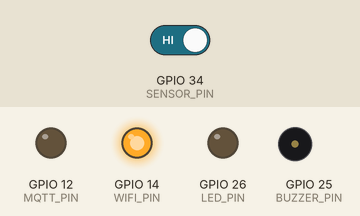
This sketch was run on a simulated ESP32. On the bench: output pins drawn as LEDs (lit = HIGH), buzzer (waves = sounding, pin HIGH). The inputs (shaded band) are chosen by the test bench; at power-on: GPIO 34 (SENSOR_PIN) HIGH. WiFi joins after 1.5 s; servers stay silent unless stated; uploads are accepted with an empty reply; what the sketch prints to the serial monitor is not drawn.

Above: at 2.7 s.
2.8 s: GPIO 34 (SENSOR_PIN) driven LOW
At 5.27 s:
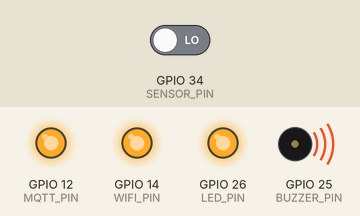
At 6.7 s:
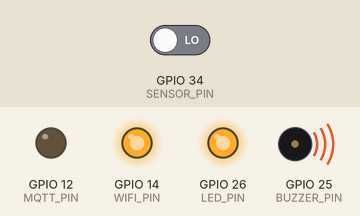
Timing chart, 0 to 11.8 s (numbered marks = the images above; inputs shaded):
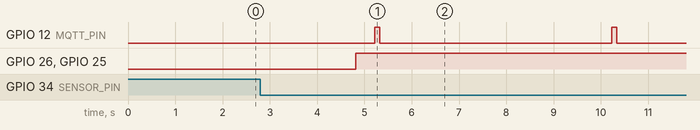

The sketch:

safeye.ino
```cpp
#include <WiFi.h>
#include <HTTPClient.h>
#include <ArduinoJson.h>

// Wi-Fi
const char* ssid = "NOVA ROMA_ALUNOS";
const char* password = "Alunos@2025";

// Supabase
const char* supabase_url = "https://zdkjudhrftylthtitdzm.supabase.co/rest/v1/telemetria_oculos";
const char* supabase_key = "eyJhbGciOiJIUzI1NiIsInR5cCI6IkpXVCJ9.eyJpc3MiOiJzdXBhYmFzZSIsInJlZiI6Inpka2p1ZGhyZnR5bHRodGl0ZHptIiwicm9sZSI6ImFub24iLCJpYXQiOjE3NTYzNTM0NTksImV4cCI6MjA3MTkyOTQ1OX0.muTwQ2-qvMIY0KvlTIe2Cfh1AYwpXK2WYKuJERjdWjg";

// Pinos
#define SENSOR_PIN 34   // OUT do sensor IR
#define BUZZER_PIN 25   // Buzzer
#define LED_PIN 26      // LED externo
#define WIFI_PIN 14     // LED wifi
#define MQTT_PIN 12     // LED broker

// Estado
unsigned long tempoFechado = 0;
bool olhoFechado = false;
bool alertaAtivo = false;
unsigned long cicloInicio = 0;
unsigned long ultimoEnvioSupabase = 0;

void setup_wifi() {
  delay(10);
  Serial.println("Conectando ao Wi-Fi...");
  WiFi.begin(ssid, password);

  while (WiFi.status() != WL_CONNECTED) {
    delay(500);
    Serial.print(".");
    digitalWrite(WIFI_PIN, LOW);
  }

  Serial.println("");
  Serial.println("Wi-Fi conectado");
  digitalWrite(WIFI_PIN, HIGH);
  Serial.println(WiFi.localIP());
}

void enviarParaSupabase(bool olhoFechado, int tempoFechado, bool alertaAtivo) {
  if (WiFi.status() == WL_CONNECTED) {
    HTTPClient http;
    http.begin(supabase_url);

    // Headers necessários para o Supabase
    http.addHeader("Content-Type", "application/json");
    http.addHeader("apikey", supabase_key);
    http.addHeader("Authorization", String("Bearer ") + supabase_key);
    http.addHeader("Prefer", "return=minimal");

    // Criar JSON usando ArduinoJson
    DynamicJsonDocument doc(512);
    doc["olhofechado"] = olhoFechado;
    doc["tempofechado"] = tempoFechado;
    doc["alertaativo"] = alertaAtivo;

    String jsonString;
    serializeJson(doc, jsonString);

    // Enviar POST
    int httpResponseCode = http.POST(jsonString);

    if (httpResponseCode > 0) {
      Serial.println("✅ Enviado para Supabase: " + jsonString);
      Serial.println("Response code: " + String(httpResponseCode));
    } else {
      Serial.println("❌ Erro ao enviar para Supabase: " + String(httpResponseCode));
    }

    http.end();
  } else {
    Serial.println("❌ WiFi desconectado!");
  }
}

void setup() {
  Serial.begin(115200);
  pinMode(SENSOR_PIN, INPUT);
  pinMode(BUZZER_PIN, OUTPUT);
  pinMode(LED_PIN, OUTPUT);
  pinMode(WIFI_PIN, OUTPUT);
  pinMode(MQTT_PIN, OUTPUT);

  digitalWrite(BUZZER_PIN, LOW);
  digitalWrite(LED_PIN, LOW);
  digitalWrite(MQTT_PIN, LOW);
  digitalWrite(MQTT_PIN, LOW);


  setup_wifi();
}

void loop() {
  int valor = digitalRead(SENSOR_PIN); // LOW = olho fechado
  unsigned long agora = millis();

  if (!alertaAtivo) {
    // 🚨 MODO SENTINELA
    if (valor == LOW) {
      if (!olhoFechado) {
        olhoFechado = true;
        tempoFechado = agora;
      } else if (agora - tempoFechado >= 2000) {
        alertaAtivo = true;
        cicloInicio = agora;
        digitalWrite(BUZZER_PIN, HIGH);
        digitalWrite(LED_PIN, HIGH);
        Serial.println("🚨 ALERTA INICIADO");
      }
    } else {
      olhoFechado = false;
    }

  } else {
    // 🚨 MODO ALERTA
    if (agora - cicloInicio >= 5000) {
      if (valor == HIGH) {
        alertaAtivo = false;
        olhoFechado = false;
        digitalWrite(BUZZER_PIN, LOW);
        digitalWrite(LED_PIN, LOW);
        Serial.println("✅ Alerta encerrado, voltando para sentinela");
      } else {
        cicloInicio = agora;
        Serial.println("♻️ Ciclo reiniciado, olho ainda fechado");
      }
    }
  }

  // 🌐 Enviar dados para Supabase a cada 5 segundos
  if (agora - ultimoEnvioSupabase >= 5000) {
    ultimoEnvioSupabase = agora;

    int tempoAtual = (valor == LOW && olhoFechado) ? agora - tempoFechado : 0;
    enviarParaSupabase(valor == LOW, tempoAtual, alertaAtivo);

    // LED MQTT indica envio para Supabase
    digitalWrite(MQTT_PIN, HIGH);
    delay(100);
    digitalWrite(MQTT_PIN, LOW);
  }

  delay(50); // estabilidade
}
```

Measured:
- after the input at 2.8 s, GPIO 26 (LED_PIN), GPIO 25 (BUZZER_PIN): LOW → HIGH after 2.0 s
- by itself, GPIO 12 (MQTT_PIN): alternates HIGH for 0.10 s and LOW for 4.9 s
